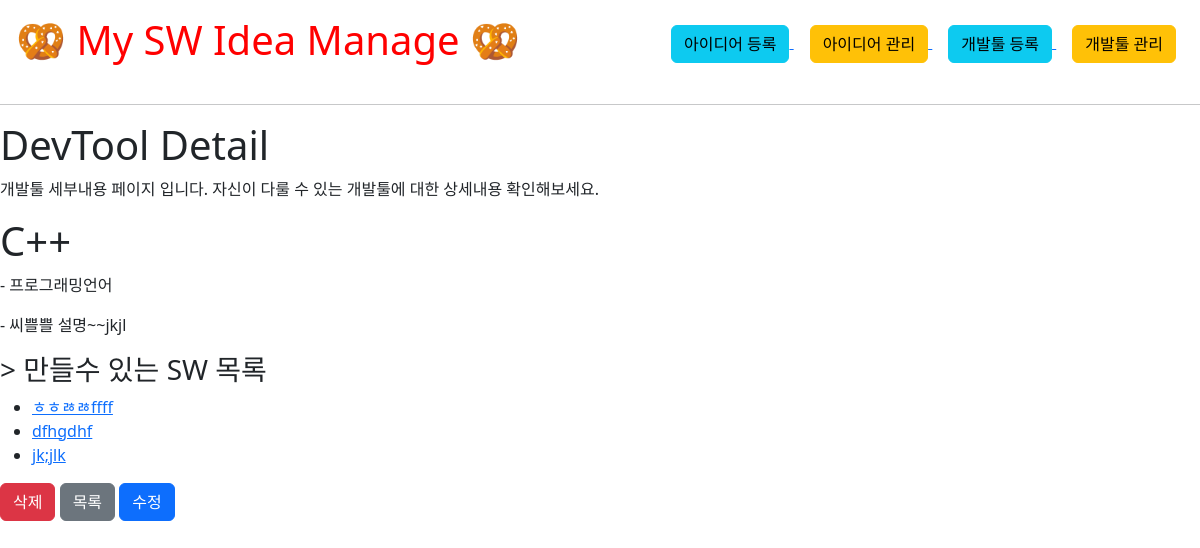
Screenshot of /devtools/detail/8/ with the database file from the repository.
### apps/devtool/models.py (models this page shows, shortened)
class Devtool(models.Model):
    dev_name = models.CharField(max_length=24)
    dev_type = models.CharField(max_length=24)
    dev_content = models.CharField(max_length=24)

### apps/posts/models.py (models this page shows, shortened)
class Post(models.Model) :
    title = models.CharField('아이디어명', max_length=24)
    content = models.CharField('아이디어 설명', max_length=1000)
    interest = models.IntegerField('아이디어 관심도', default=0)
    devtool = models.ForeignKey(Devtool, on_delete=models.SET_NULL, null=True, verbose_name='예상 개발툴')
    created_date = models.DateTimeField('작성일', auto_created=True, auto_now_add=True)
    photo = models.ImageField('이미지', blank=True, upload_to='posts/%Y%m%d')

### apps/devtool/views.py (the view)
# urls.py: path('detail/<int:pk>/', detail, name='detail'),
def detail(request, pk):
    devtool = Devtool.objects.get(id=pk)
    related_posts = Post.objects.filter(devtool=devtool)
    return render(request, 'devtool/devtool_detail.html', {
        'devtool': devtool,
        'related_posts': related_posts
    })

### templates/devtool/devtool_detail.html (shortened to what this page needs)
{% extends 'base.html' %}
{% load static %}
{% block content %}
<div>
    <h1>DevTool Detail</h1>
    <p>개발툴 세부내용 페이지 입니다. 자신이 다룰 수 있는 개발툴에 대한 상세내용 확인해보세요. </p>
  </div>
  <div>
    <h1>{{ devtool.dev_name }}</h1>
    <p> - {{ devtool.dev_type }}</p>
    <p> - {{ devtool.dev_content }}</p>
    <h3>> 만들수 있는 SW 목록</h3>
    <ul>
      {% for post in related_posts %}
        <li>
          <a href="{% url 'posts:detail' post.pk %}">{{ post.title }}</a>
        </li>
      {% endfor %}
    </ul>
    <form action="{% url 'devtools:delete' devtool.pk %}" method="post">
        <button type="submit" class="btn btn-danger">삭제</button>
        <a href="{% url 'devtools:list' %}" class="btn btn-secondary">목록</a>
        <a href="{% url 'devtools:update' devtool.pk %}" class="btn btn-primary">수정</a>
    </form>
  </div>
{% endblock %}

### rows the page displays
Devtool: dev_name "C++", dev_type "프로그래밍언어", dev_content "씨쁠쁠 설명~~jkjl"
Post: title "ㅎㅎㅀㅀffff"
Post: title "dfhgdhf"
Post: title "jk;jlk"
